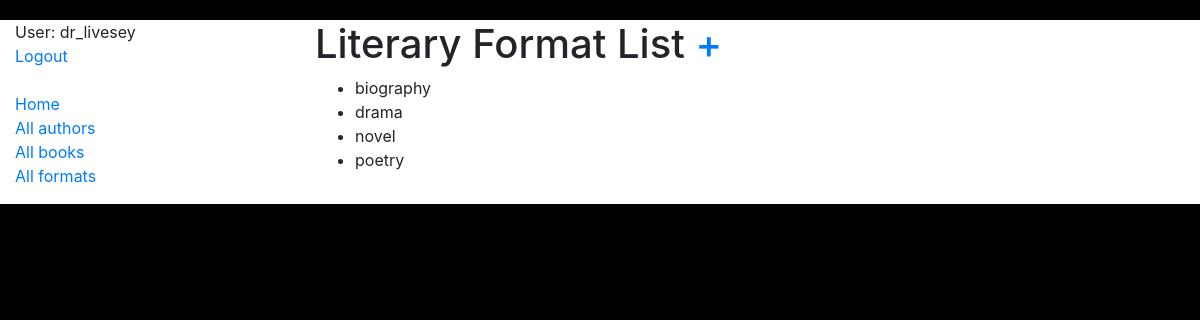
/catalog/literary-formats/ (signed in), run on an earlier commit of the app's database.
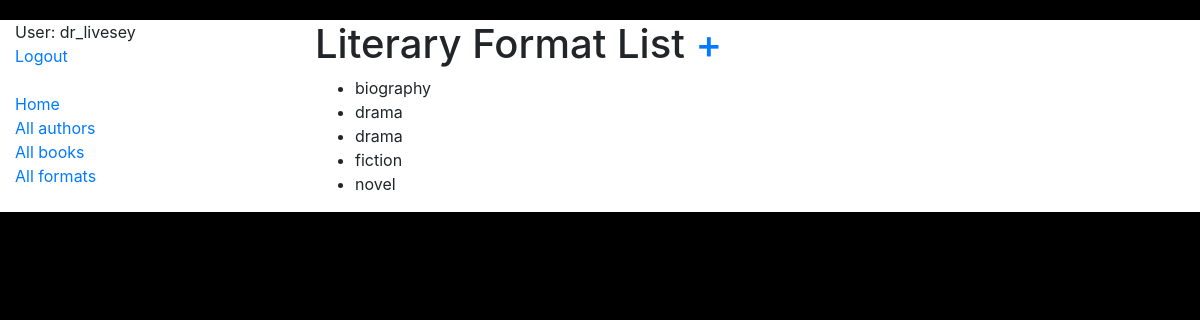
And on a later commit of the database.
### catalog/models.py (models this page shows, shortened)
class LiteraryFormat(models.Model):
    name = models.CharField(max_length=63)
    class Meta:
        ordering = ["name"]

### catalog/views.py (the view)
class LiteraryFormatListView(LoginRequiredMixin, generic.ListView):
    model = LiteraryFormat
    template_name = "catalog/literary_format_list.html"
    context_object_name = "literary_format_list"

### templates/catalog/literary_format_list.html
{% extends "base.html" %}
{% block content %}
  <h1>
    Literary Format List
    <a href="{% url 'catalog:literary-format-create' %}">+</a>
  </h1>
  {% if literary_format_list %}
    <ul>
    {% for literary_format in literary_format_list %}
      <li>{{ literary_format.name }}</li>
    {% endfor %}
    </ul>
  {% else %}
    <p>The are no literary formats in library</p>
  {% endif %}
{% endblock %}

What changed in the data, as far as the page shows it:
changed LiteraryFormat (number 2 of 5 on the later page): name "poetry" → "drama"; moves up the list
added LiteraryFormat: name "fiction"
